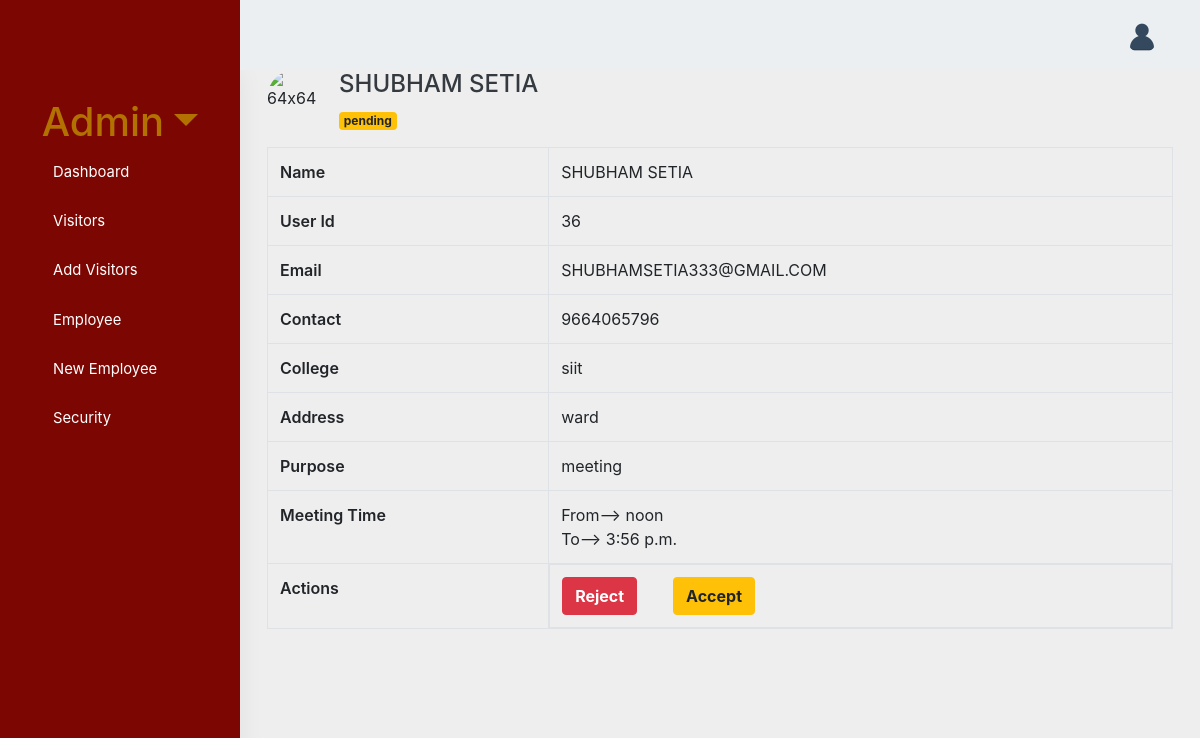
The app's page /EditVisitortime/36 (signed in) with its own data.
### visit/models.py (models this page shows, shortened)
class Student(models.Model):
    name = models.CharField(max_length=150, null=True)
    contact = models.PositiveIntegerField(null=True)
    email = models.EmailField(max_length=150, null=True)
    address = models.CharField(max_length=250, null=True)
    college = models.CharField(max_length=250, null=True)
    date = models.DateField(null=True, default=date.today)
    from_time = models.TimeField(null=False, default=datetime.now())
    to_time = models.TimeField(null=False)
    purpose = models.CharField(max_length=150, null=True)
    status = models.CharField(max_length=20,default="pending")
    student_entry_time = models.TimeField(null=True,default=None,blank=True)
    student_exit_time = models.TimeField(null=True,default=None,blank=True)

### visit/views.py (the view, shortened to what this page needs)
# urls.py: path('EditVisitortime/<int:id>',views.EditVisitorTime, name="Accept"),
@login_required(login_url='/login/')
@permission_required('visit.is_hr')
def EditVisitorTime(request, id):
    id=id
    st = Student.objects.get(pk=id)
    fm = HrUpdateTimeForm(instance=st)
    return render(request, 'visit/VisitorDetail.html', {'student': st, 'form': fm})

### visit/templates/visit/VisitorDetail.html (shortened to what this page needs)
{% extends 'base1.html' %}
 {% block content %} {% include 'visit/navbar1.html'%}
 <div class="container">
                        <div class="row">
                            <div class="col-12">
                                <div class="card-box">
                                    <div class="media mb-3">
                                        <img class="d-flex mr-3 rounded-circle avatar-md" alt="64x64" src="{{student.photo.url}}">
                                        <div class="media-body">
                                            <h4 class="media-heading mt-0">{{ student.name }}</h4>
                                            {%if student.status.title == "Rejected" %}<span class="badge badge-danger">Rejected</span>
                                            {%elif student.status.title == "Completed" %}<span class="badge bg-dark">Completed</span>
                                            {%elif student.status.title == "Accepted" %}<span class="badge badge-success">Accepted</span>
                                            {%else%}<span class="badge badge-warning">pending</span>{%endif%}
                                        </div>
                                    </div>
                                    <table id="datatable" class="table table-bordered dt-responsive nowrap">
                                        <tr>
                                            <th>Name</th>
                                            <td>{{ student.name }}</td>
                                        </tr>
                                        <tr>
                                            <th>User Id</th>
                                            <td>{{ student.id }}</td>
                                        </tr>
                                        <tr>
                                            <th>Email</th>
                                            <td>{{ student.email }}</td>
                                        </tr>
                                        <tr>
                                            <th>Contact</th>
                                            <td>{{student.contact}}</td>
                                        </tr>
                                        <tr>
                                            <th>College</th>
                                            <td>{{student.college}}</td>
                                        </tr>
                                        <tr>
                                            <th>Address</th>
                                            <td>{{student.address}}</td>
                                        </tr>
                                        <tr>
                                            <th>Purpose</th>
                                            <td>{{student.purpose}}</td>
                                        </tr>
                                        <tr>
                                            <th>Meeting Time</th>
                                            <td>From-->
                                            {{student.from_time}}
                                            <br>
                                            To-->
                                            {{student.to_time}}</td>
                                        </tr>
                                        {% if student.status == "pending"%}
                                        <tr>
                                            <th>Actions</th>
                                            <td style="display:flex"><form method="POST" action="{% url 'visit:rejection' student.id %}">
              <button
                type="submit"
                name="reject_btn"
                class="btn btn-danger"
              >
                <b>Reject</b>
              </button>
              </form>
              <a href="#assigntime">
              <button
                type="button"
                id="button1"
                class="btn btn-warning"
                onclick="assign_time_div()"
              >
                <b>Accept</b>
              </button></a>
            </div>
                                        {%endif%}
                                </div>
                            </div>
                        </div>
{% endblock%}

### visit/templates/visit/sidebar.html (shortened to what this page needs)
{% load static %}
<div class="left-side-menu">
   <div class="slimscroll-menu">
 <link href="{% static 'css/app.css' %}" id="app-stylesheet" rel="stylesheet" type="text/css" />
       <div class="user-box text-center">
           <div class="dropdown">
               <a href="#" class="user-name dropdown-toggle h5 mt-2 mb-1 d-block" style="font-size:40px;" data-toggle="dropdown"  aria-expanded="false">{{user.username.capitalize}}</a>
           </div>
       </div>
        <div id="sidebar-menu" >
            <ul class="metismenu" id="side-menu">
                {%if request.user.is_superuser%}
        <li><a href="{% url 'visit:dashboard' %}" style=" display:flex !important;"><i class="mdi mdi-view-dashboard"></i> <span>Dashboard </span></a></li>
        <li><a href="{% url 'visit:visitor' %}" style=" display:flex !important;"><i class="fas fa-user-tie"></i><span> Visitors </span></a></li>
        <li><a href="{% url 'visit:newvisitor' %}" style="display:flex !important;"><i class="fas fa-user-plus"></i><span>Add&nbspVisitors</span></a></li>
        <li><a href="{% url 'visit:NewApplicants' %}" style=" display:flex !important;"><i class="fas fa-user-check"></i><span>Employee</span></a></li>
        <li><a href="{% url 'visit:register' %}" style=" display:flex !important;"><i class=" fas fa-user-edit"></i><span>New&nbspEmployee</span></a></li>
         <li><a href="{% url 'visit:security_page' %}" style=" display:flex !important;"><i class=" fas fa-user-shield"></i><span>Security</span></a></li>
         {% elif request.user.is_staff and perms.visit.is_Security %}
         <li style="margin-right: 10px;"><a href="{% url 'visit:security_page' %}" style=" display:flex !important;"><i  class="fas fa-user-shield"></i><span style="color:white;">Security Page</span></a></li>
       {%elif user.is_authenticated%}
        <li><a href="{% url 'visit:dashboard' %}" style="color: white !important; display:flex !important;"><i class="mdi mdi-view-dashboard"></i> <span>Dashboard </span></a></li>
         {% endif %}
            </ul>
        </div>
    </div>
</div>

### static/css/style.css (style rules this page uses)
body { padding: 0; margin: 0; overflow-x: hidden; }
span { display: block; padding: 0 0 5px; }

### visit/templates/visit/VisitorDetail.html (style rules this page uses)
body { background: #eee; }

### records on screen
Student: name "SHUBHAM SETIA", id "36", email "SHUBHAMSETIA333@GMAIL.COM", contact "9664065796", college "siit", address "ward", purpose "meeting", from_time "noon", to_time "3:56 p.m."

### other values on screen
{{ user.username.capitalize }} "Admin"
